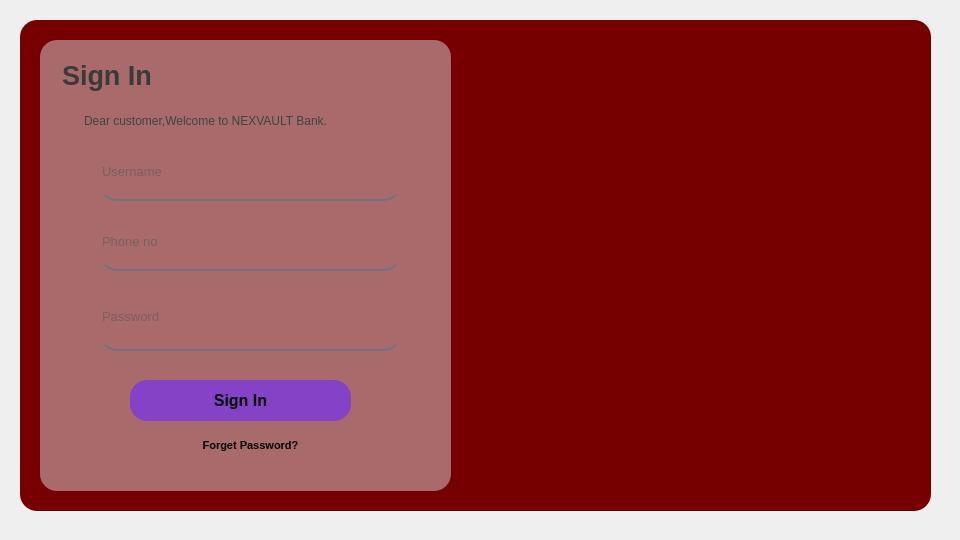
<?xml version="1.0" encoding="UTF-8"?>
<ui version="4.0">
 <class>Signin</class>
 <widget class="QDialog" name="Signin">
  <property name="geometry">
   <rect>
    <x>0</x>
    <y>0</y>
    <width>960</width>
    <height>540</height>
   </rect>
  </property>
  <property name="windowTitle">
   <string>Dialog</string>
  </property>
  <widget class="QFrame" name="frame">
   <property name="geometry">
    <rect>
     <x>20</x>
     <y>20</y>
     <width>911</width>
     <height>491</height>
    </rect>
   </property>
   <property name="styleSheet">
    <string notr="true">background-color:rgb(118, 0, 0);
border-radius:17px;</string>
   </property>
   <property name="frameShape">
    <enum>QFrame::StyledPanel</enum>
   </property>
   <property name="frameShadow">
    <enum>QFrame::Raised</enum>
   </property>
   <widget class="QFrame" name="frame_2">
    <property name="geometry">
     <rect>
      <x>20</x>
      <y>20</y>
      <width>411</width>
      <height>451</height>
     </rect>
    </property>
    <property name="styleSheet">
     <string notr="true">background-color:rgba(225,225,225,120);</string>
    </property>
    <property name="frameShape">
     <enum>QFrame::StyledPanel</enum>
    </property>
    <property name="frameShadow">
     <enum>QFrame::Raised</enum>
    </property>
    <widget class="QLineEdit" name="lineEdit">
     <property name="geometry">
      <rect>
       <x>20</x>
       <y>10</y>
       <width>151</width>
       <height>51</height>
      </rect>
     </property>
     <property name="font">
      <font>
       <family>Segoe UI</family>
       <pointsize>20</pointsize>
       <bold>true</bold>
      </font>
     </property>
     <property name="toolTip">
      <string>&lt;html&gt;&lt;head/&gt;&lt;body&gt;&lt;p&gt;&lt;span style=&quot; font-size:20pt; font-weight:700; color:#616161;&quot;&gt;Sign Up&lt;/span&gt;&lt;/p&gt;&lt;/body&gt;&lt;/html&gt;</string>
     </property>
     <property name="styleSheet">
      <string notr="true">background-color:rgba(255, 255, 255,0);
color:rgb(58, 58, 58);</string>
     </property>
     <property name="text">
      <string>Sign In</string>
     </property>
     <property name="readOnly">
      <bool>true</bool>
     </property>
    </widget>
    <widget class="QTextEdit" name="textEdit">
     <property name="geometry">
      <rect>
       <x>40</x>
       <y>70</y>
       <width>311</width>
       <height>31</height>
      </rect>
     </property>
     <property name="styleSheet">
      <string notr="true">text-color:rgb(129, 129, 129);
background-color:rgba(0,0,0,0);</string>
     </property>
     <property name="html">
      <string>&lt;!DOCTYPE HTML PUBLIC &quot;-//W3C//DTD HTML 4.0//EN&quot; &quot;http://www.w3.org/TR/REC-html40/strict.dtd&quot;&gt;
&lt;html&gt;&lt;head&gt;&lt;meta name=&quot;qrichtext&quot; content=&quot;1&quot; /&gt;&lt;meta charset=&quot;utf-8&quot; /&gt;&lt;style type=&quot;text/css&quot;&gt;
p, li { white-space: pre-wrap; }
hr { height: 1px; border-width: 0; }
li.unchecked::marker { content: &quot;\2610&quot;; }
li.checked::marker { content: &quot;\2612&quot;; }
&lt;/style&gt;&lt;/head&gt;&lt;body style=&quot; font-family:'Segoe UI'; font-size:9pt; font-weight:400; font-style:normal;&quot;&gt;
&lt;p style=&quot; margin-top:0px; margin-bottom:0px; margin-left:0px; margin-right:0px; -qt-block-indent:0; text-indent:0px;&quot;&gt;&lt;span style=&quot; color:#434343;&quot;&gt;Dear customer,Welcome to NEXVAULT Bank.&lt;/span&gt;&lt;/p&gt;&lt;/body&gt;&lt;/html&gt;</string>
     </property>
    </widget>
    <widget class="QLineEdit" name="lineEdit_2">
     <property name="geometry">
      <rect>
       <x>60</x>
       <y>110</y>
       <width>301</width>
       <height>51</height>
      </rect>
     </property>
     <property name="font">
      <font>
       <pointsize>10</pointsize>
      </font>
     </property>
     <property name="styleSheet">
      <string notr="true">background-color:rgba(0, 0, 0,0);
border:none;
border-bottom:2px solid rgba(105,118,132,225);
color:rgb(83, 83, 83);
padding-bottom:7px;</string>
     </property>
     <property name="placeholderText">
      <string>Username</string>
     </property>
     <property name="clearButtonEnabled">
      <bool>true</bool>
     </property>
    </widget>
    <widget class="QLineEdit" name="lineEdit_3">
     <property name="geometry">
      <rect>
       <x>60</x>
       <y>180</y>
       <width>301</width>
       <height>51</height>
      </rect>
     </property>
     <property name="font">
      <font>
       <pointsize>10</pointsize>
      </font>
     </property>
     <property name="styleSheet">
      <string notr="true">background-color:rgba(0, 0, 0,0);
border:none;
border-bottom:2px solid rgba(105,118,132,225);
color:rgb(83, 83, 83);
padding-bottom:7px;</string>
     </property>
     <property name="placeholderText">
      <string>Phone no</string>
     </property>
     <property name="clearButtonEnabled">
      <bool>true</bool>
     </property>
    </widget>
    <widget class="QLineEdit" name="lineEdit_6">
     <property name="geometry">
      <rect>
       <x>60</x>
       <y>250</y>
       <width>301</width>
       <height>61</height>
      </rect>
     </property>
     <property name="font">
      <font>
       <pointsize>10</pointsize>
      </font>
     </property>
     <property name="styleSheet">
      <string notr="true">background-color:rgba(0, 0, 0,0);
border:none;
border-bottom:2px solid rgba(105,118,132,225);
color:rgb(83, 83, 83);
padding-bottom:7px;</string>
     </property>
     <property name="echoMode">
      <enum>QLineEdit::PasswordEchoOnEdit</enum>
     </property>
     <property name="placeholderText">
      <string>Password</string>
     </property>
     <property name="cursorMoveStyle">
      <enum>Qt::LogicalMoveStyle</enum>
     </property>
     <property name="clearButtonEnabled">
      <bool>true</bool>
     </property>
    </widget>
    <widget class="QPushButton" name="pushButton">
     <property name="geometry">
      <rect>
       <x>90</x>
       <y>340</y>
       <width>221</width>
       <height>41</height>
      </rect>
     </property>
     <property name="font">
      <font>
       <pointsize>12</pointsize>
       <bold>true</bold>
      </font>
     </property>
     <property name="styleSheet">
      <string notr="true">background-color:rgb(132, 66, 198);
bottom-radius:30px;</string>
     </property>
     <property name="text">
      <string>Sign In</string>
     </property>
    </widget>
    <widget class="QPushButton" name="pushButton_2">
     <property name="geometry">
      <rect>
       <x>120</x>
       <y>390</y>
       <width>181</width>
       <height>31</height>
      </rect>
     </property>
     <property name="font">
      <font>
       <family>Arial</family>
       <pointsize>8</pointsize>
       <bold>true</bold>
      </font>
     </property>
     <property name="styleSheet">
      <string notr="true">border:none;
background-color:rgb(0,0,0,0);
</string>
     </property>
     <property name="text">
      <string>Forget Password?</string>
     </property>
    </widget>
   </widget>
  </widget>
 </widget>
 <resources/>
 <connections/>
</ui>
